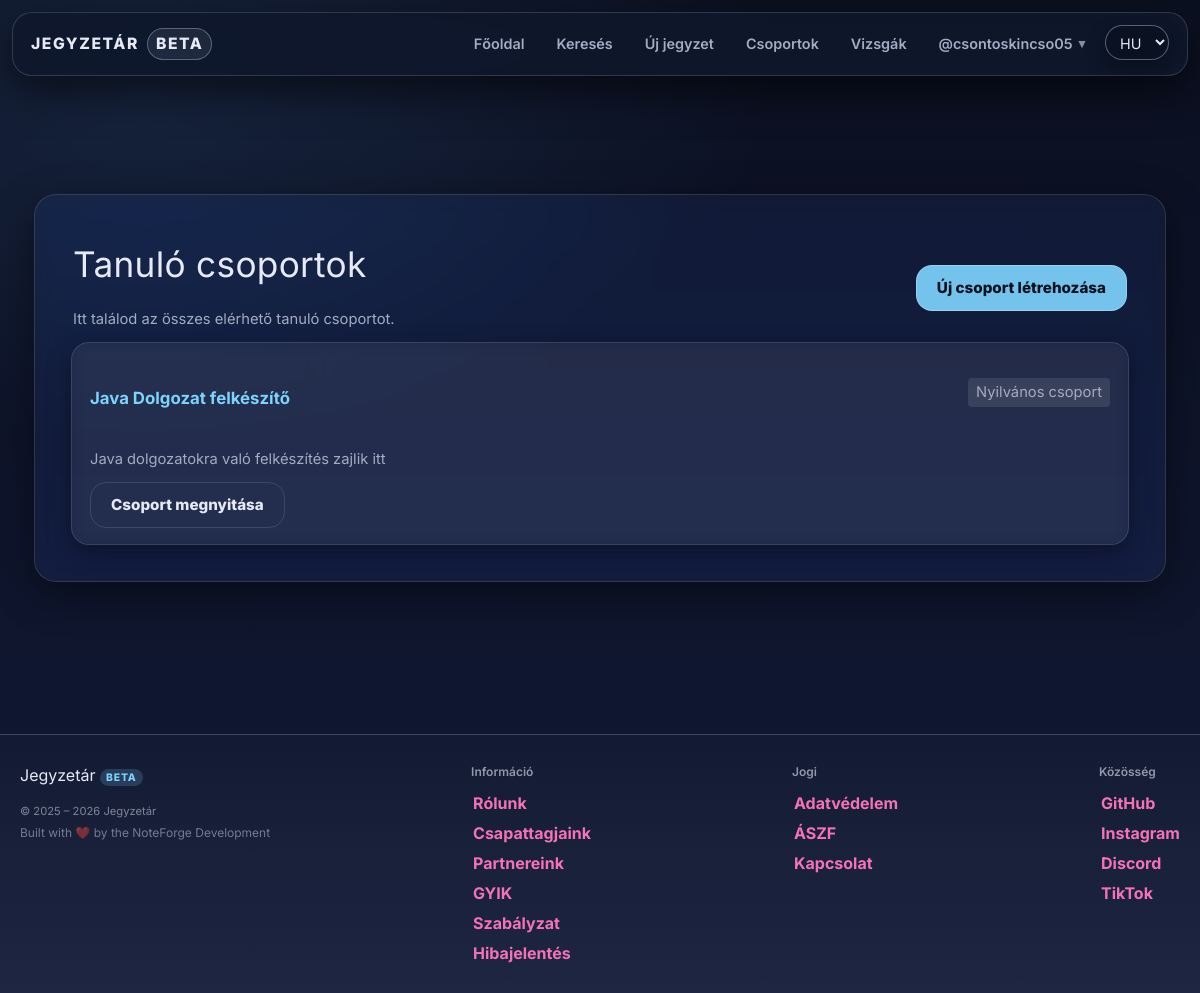
/groups.php (signed in), run on an earlier commit of the app's database.
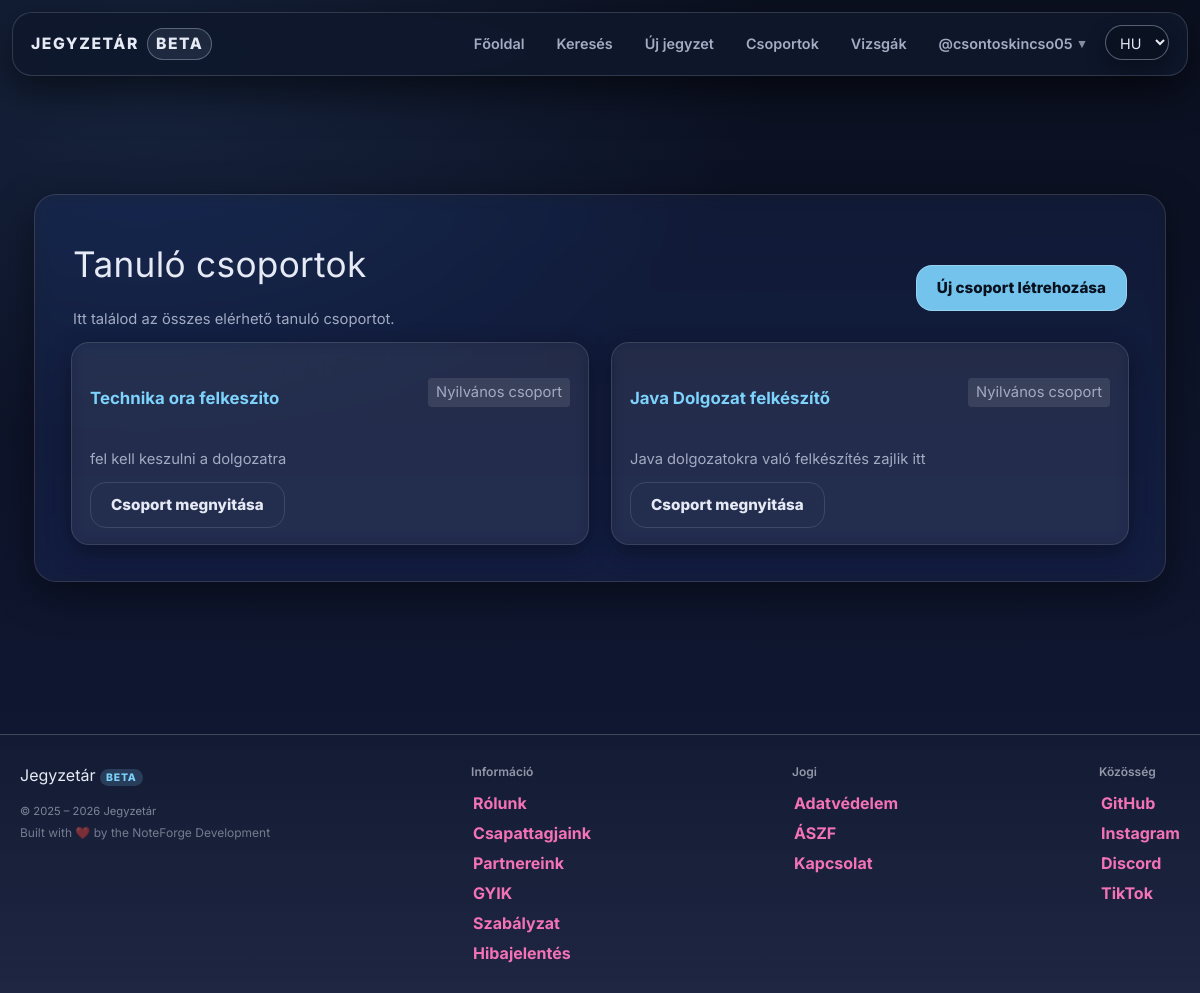
And on a later commit of the database.
### tables this page shows
CREATE TABLE `groups` (
  `id` int(11) NOT NULL,
  `name` varchar(100) NOT NULL,
  `description` text DEFAULT NULL,
  `owner_id` int(11) NOT NULL,
  `is_private` tinyint(1) NOT NULL DEFAULT 0,
  `created_at` datetime NOT NULL DEFAULT current_timestamp(),
  `reviewed_at` datetime DEFAULT NULL,
  `reviewed_by` int(11) DEFAULT NULL,
  `status` enum('pending','approved','rejected') NOT NULL DEFAULT 'pending'
);

### assets/php/lang.php (called while the page is built, shortened)
<?php
    $supported_langs = ['hu', 'en', 'de'];
    if (isset($_GET['lang']) && in_array($_GET['lang'], $supported_langs, true)) {
        $lang = $_GET['lang'];
        $_SESSION['lang'] = $lang;
        if (!headers_sent()) {
            setcookie('lang', $lang, time() + 60*60*24*30, '/');
        }
    } else {
        if (isset($_SESSION['lang']) && in_array($_SESSION['lang'], $supported_langs, true)) {
            $lang = $_SESSION['lang'];
        } elseif (isset($_COOKIE['lang']) && in_array($_COOKIE['lang'], $supported_langs, true)) {
            $lang = $_COOKIE['lang'];
        } else {
            $lang = 'hu';
        }
    }

### groups.php (the view, shortened to what this page needs)
<?php
    require_once "assets/php/db.php";
    require_once "assets/php/lang.php";
    $csoportok_sql = "SELECT * FROM groups ORDER BY id DESC";
    $csoportok_lekerdezes = $conn->query($csoportok_sql);
?>
<!DOCTYPE html>
<html lang="<?= $lang ?>">
<head>
    <link rel="stylesheet" href="assets/css/styles.css">
    <script src="https://cdn.jsdelivr.net/npm/@tailwindcss/browser@4"></script>
</head>
<body>
<?php include 'assets/php/navbar.php'; ?>
<div class="content-wrapper w-full">
    <div class="main w-full max-w-6xl mx-auto px-4 md:px-6 lg:px-8 py-6">
        <div class="section-titlebar flex flex-col md:flex-row justify-between items-start gap-4 mb-6">
            <div class="min-w-0">
                <h1 class="text-2xl md:text-3xl lg:text-4xl mb-2">Tanuló csoportok</h1>
                <p class="entry-meta text-sm md:text-base">
                    Itt találod az összes elérhető tanuló csoportot.
                </p>
            </div>
            <div class="titlebar-actions">
                <a href="create_group.php" class="btn-cta text-sm md:text-base whitespace-nowrap">
                    Új csoport létrehozása
                </a>
            </div>
        </div>
        <?php if ($csoportok_lekerdezes && $csoportok_lekerdezes->num_rows > 0): ?>
            <div class="content-grid grid grid-cols-1 md:grid-cols-2 lg:grid-cols-3 gap-4 md:gap-6">
                <?php while ($egy_csoport = $csoportok_lekerdezes->fetch_assoc()):
						$csoport_statusz = $egy_csoport['status'];
                        $csoport_id = $egy_csoport['id'];
                        $csoport_nev = $egy_csoport['name'];
                        $csoport_leiras = $egy_csoport['description'];
                        $csoport_privat = $egy_csoport['is_private'];
                        if ($csoport_privat == 1) {
                            $privat_szoveg = "Privát csoport";
                        } else {
                            $privat_szoveg = "Nyilvános csoport";
                        }
                    ?>
                    <article class="card p-4 md:p-6 flex flex-col break-words">
                        <div class="card-head mb-3">
                            <h3 class="entry-title text-lg md:text-xl lg:text-2xl mb-2">
                                <a href="group.php?id=<?= (int)$csoport_id ?>" class="link-more hover:underline">
                                    <?= htmlspecialchars($csoport_nev) ?>
                                </a>
                            </h3>
                            <span class="entry-meta text-xs md:text-sm inline-block px-2 py-1 rounded bg-white/10">
                                <?= htmlspecialchars($privat_szoveg) ?>
                            </span>
                        </div>
                        <?php if (trim($csoport_leiras) !== ""): ?>
                            <p class="entry-meta text-sm md:text-base mb-3 break-words">
                                <?= nl2br(htmlspecialchars($csoport_leiras)) ?>
                            </p>
                        <?php else: ?>
                            <p class="entry-meta text-sm md:text-base mb-3 opacity-75">
                                Ehhez a csoporthoz még nincs leírás megadva.
                            </p>
                        <?php endif; ?>
                        <div class="mt-auto">
						<?php if ($csoport_statusz === 'approved'): ?>
							<a href="group.php?id=<?= (int)$csoport_id ?>" class="btn-ghost text-sm md:text-base">
								Csoport megnyitása
							</a>
						<?php else: ?>
							<span class="btn-ghost text-sm md:text-base opacity-50 cursor-not-allowed">
								A csoport még nem elérhető
							</span>
						<?php endif; ?>
                        </div>
                    </article>
                <?php endwhile; ?>
            </div>
        <?php else: ?>
            <div class="card p-6">
                <p class="entry-meta text-sm md:text-base">Nincs megjeleníthető csoport.</p>
            </div>
        <?php endif; ?>
    </div>
</div>
<?php include 'assets/php/footer.php'; ?>
</body>
</html>

What changed in the data, as far as the page shows it:
added groups: name "Technika ora felkeszito", is_private "Nyilvános csoport", description "fel kell keszulni a dolgozatra"
